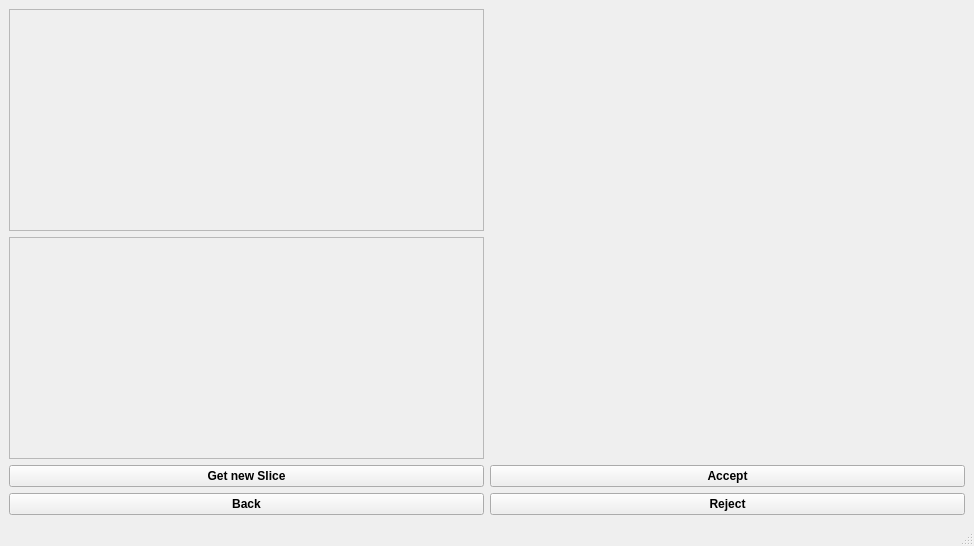
<?xml version="1.0" encoding="UTF-8"?>
<ui version="4.0">
 <class>Run_compare_reg</class>
 <widget class="QMainWindow" name="Run_compare_reg">
  <property name="geometry">
   <rect>
    <x>0</x>
    <y>0</y>
    <width>974</width>
    <height>546</height>
   </rect>
  </property>
  <property name="windowTitle">
   <string>CTIMS - Registration</string>
  </property>
  <widget class="QWidget" name="centralwidget">
   <layout class="QHBoxLayout" name="horizontalLayout">
    <item>
     <layout class="QGridLayout" name="gridLayout_4">
      <item row="0" column="0">
       <layout class="QGridLayout" name="gridLayout">
        <item row="6" column="1">
         <widget class="QPushButton" name="get_new_slice">
          <property name="font">
           <font>
            <pointsize>9</pointsize>
            <weight>75</weight>
            <bold>true</bold>
           </font>
          </property>
          <property name="text">
           <string>Get new Slice</string>
          </property>
         </widget>
        </item>
        <item row="5" column="1">
         <widget class="QFrame" name="Frame_plot_2">
          <property name="frameShape">
           <enum>QFrame::StyledPanel</enum>
          </property>
          <property name="frameShadow">
           <enum>QFrame::Raised</enum>
          </property>
         </widget>
        </item>
        <item row="4" column="1">
         <widget class="QFrame" name="Frame_plot_1">
          <property name="frameShape">
           <enum>QFrame::StyledPanel</enum>
          </property>
          <property name="frameShadow">
           <enum>QFrame::Raised</enum>
          </property>
         </widget>
        </item>
        <item row="7" column="1">
         <widget class="QPushButton" name="go_back">
          <property name="font">
           <font>
            <pointsize>9</pointsize>
            <weight>75</weight>
            <bold>true</bold>
           </font>
          </property>
          <property name="text">
           <string>Back</string>
          </property>
         </widget>
        </item>
       </layout>
      </item>
     </layout>
    </item>
    <item>
     <layout class="QGridLayout" name="gridLayout_2">
      <item row="7" column="0">
       <widget class="QPushButton" name="reject_results">
        <property name="font">
         <font>
          <pointsize>9</pointsize>
          <weight>75</weight>
          <bold>true</bold>
         </font>
        </property>
        <property name="text">
         <string>Reject</string>
        </property>
       </widget>
      </item>
      <item row="4" column="0">
       <widget class="QLabel" name="Label_plot_2">
        <property name="text">
         <string/>
        </property>
       </widget>
      </item>
      <item row="6" column="0">
       <widget class="QPushButton" name="accept_results">
        <property name="font">
         <font>
          <pointsize>9</pointsize>
          <weight>75</weight>
          <bold>true</bold>
         </font>
        </property>
        <property name="text">
         <string>Accept</string>
        </property>
       </widget>
      </item>
      <item row="3" column="0">
       <widget class="QLabel" name="Label_plot_1">
        <property name="text">
         <string/>
        </property>
       </widget>
      </item>
     </layout>
    </item>
   </layout>
  </widget>
  <widget class="QMenuBar" name="menubar">
   <property name="geometry">
    <rect>
     <x>0</x>
     <y>0</y>
     <width>974</width>
     <height>26</height>
    </rect>
   </property>
  </widget>
  <widget class="QStatusBar" name="statusbar"/>
  <action name="actionLoad_data">
   <property name="text">
    <string>Load data</string>
   </property>
  </action>
  <action name="actionSave_to_database">
   <property name="text">
    <string>Save to database</string>
   </property>
  </action>
  <action name="actionregistration">
   <property name="text">
    <string>Registration</string>
   </property>
  </action>
  <action name="actionbackground_suppression">
   <property name="text">
    <string>Background suppression</string>
   </property>
  </action>
  <action name="actionAnnotation">
   <property name="text">
    <string>Annotation</string>
   </property>
  </action>
  <action name="actionTrain_a_model">
   <property name="text">
    <string>Train a model</string>
   </property>
  </action>
  <action name="actionDeploy_a_model">
   <property name="text">
    <string>Deploy a model</string>
   </property>
  </action>
  <action name="action2D_fault_detection">
   <property name="text">
    <string>2D fault detection</string>
   </property>
  </action>
  <action name="action3D_Fault_detection">
   <property name="text">
    <string>3D Fault detection</string>
   </property>
  </action>
 </widget>
 <resources/>
 <connections/>
</ui>
